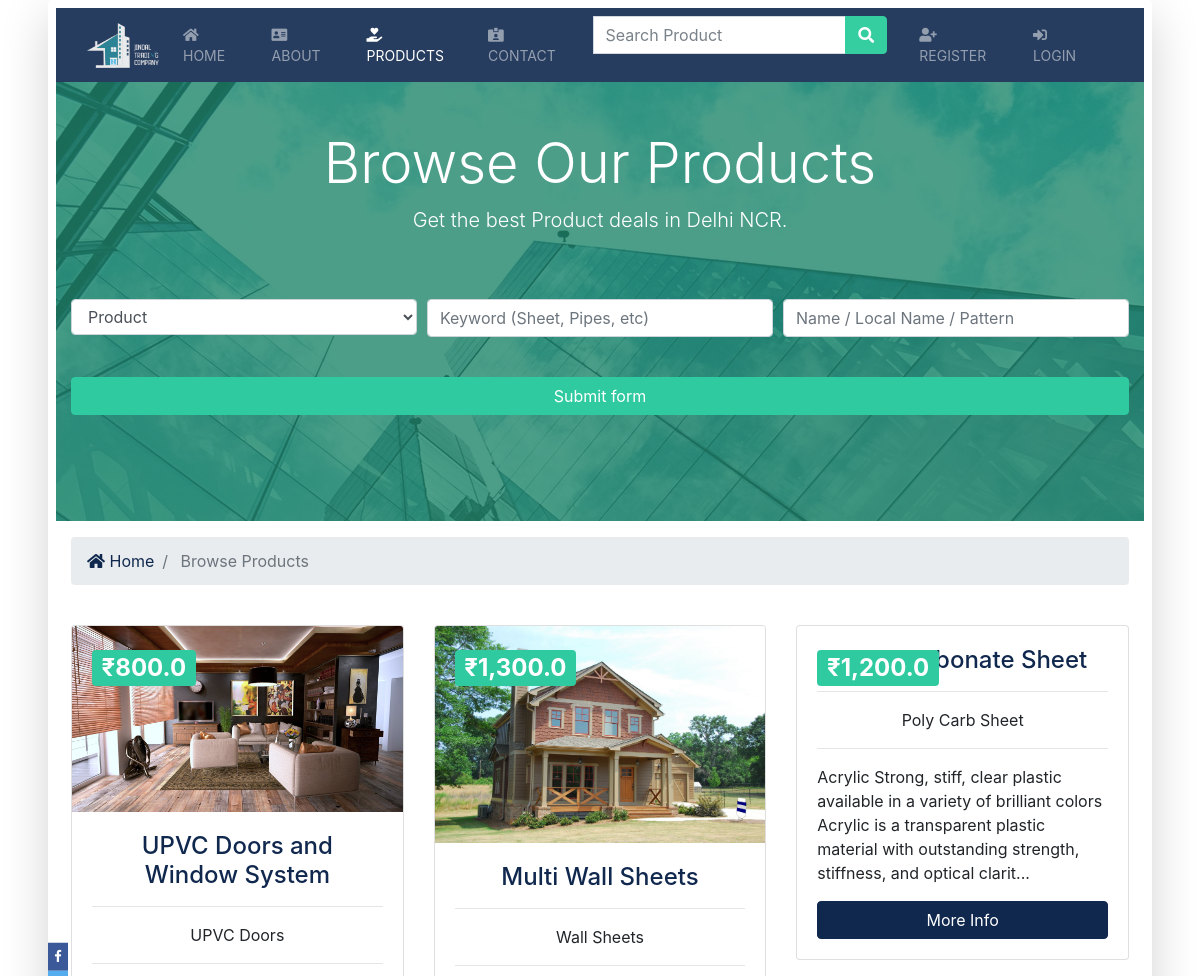
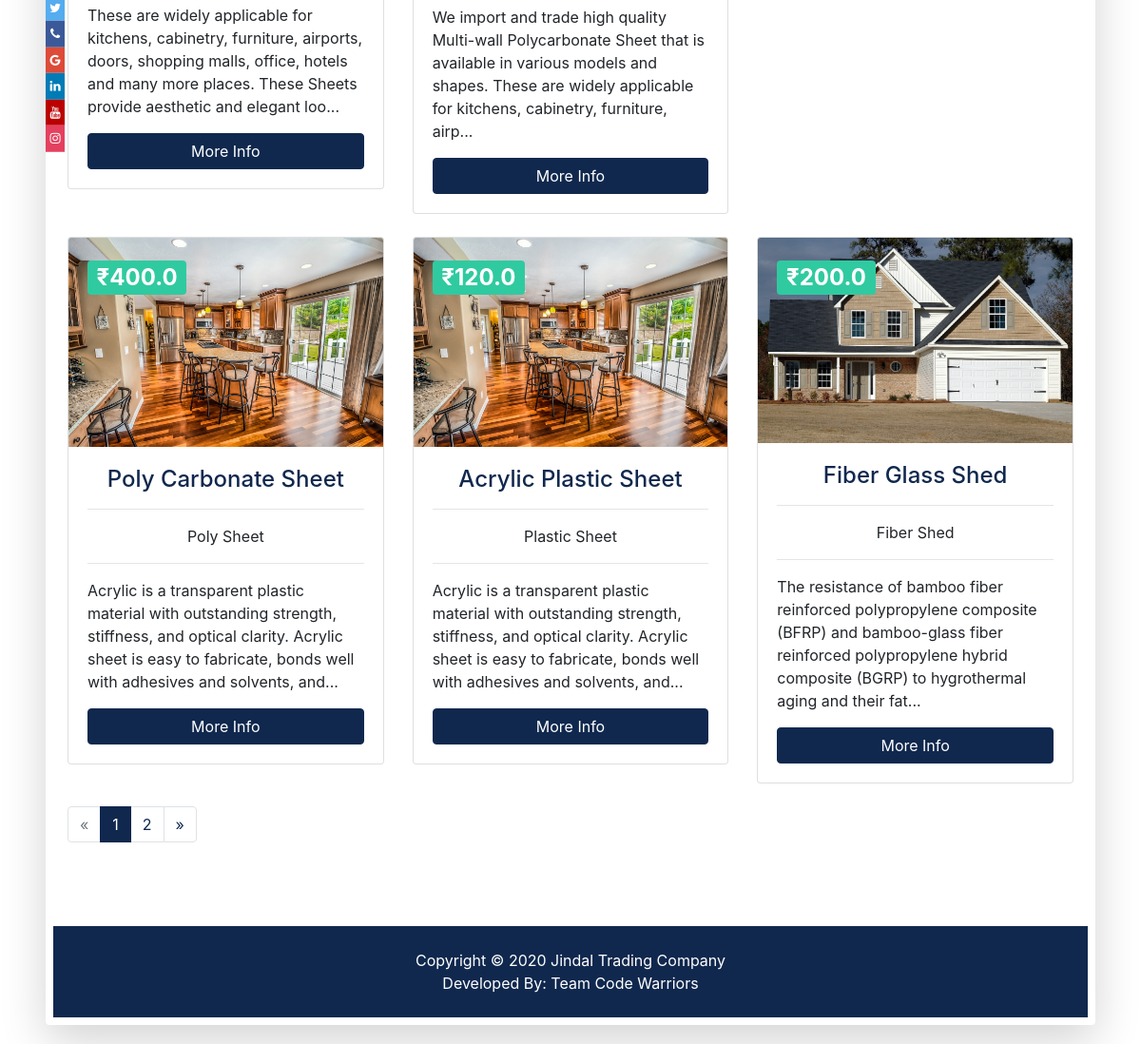
Screenshot of /products/ with the database file from the repository (2 pictures, top to bottom).
### products/models.py (models this page shows, shortened)
class Product(models.Model):
    name = models.CharField(max_length=200)
    local_name = models.CharField(blank=True, max_length=200)
    category = models.CharField(max_length=200)
    price = models.FloatField()
    size = models.CharField(max_length=150, blank=True)
    pattern = models.CharField(max_length=150, blank=True)
    thickness = models.CharField(max_length=150, blank=True)
    brand_name = models.CharField(max_length=250, blank=True)
    customisable = models.BooleanField(default=False)
    main_photo = models.ImageField(upload_to='photos/%Y/%m/%d/')
    detail_photo_1 = models.ImageField(upload_to='photos/%Y/%m/%d/', blank=True)
    detail_photo_2 = models.ImageField(upload_to='photos/%Y/%m/%d/', blank=True)
    detail_photo_3 = models.ImageField(upload_to='photos/%Y/%m/%d/', blank=True)
    description = models.TextField(max_length=1500, blank=True)
    amazon_link = models.CharField(blank=True, null=True, max_length=1000)
    flipkart_link = models.CharField(blank=True, null=True, max_length=1000)
    is_published = models.BooleanField(default=True)
    is_trending = models.BooleanField(default=False)
    list_date = models.DateTimeField(default=datetime.now, blank=True)

### products/views.py (the view)
# urls.py: path('', views.index, name='index'),
def index(request):
    products = Product.objects.all().order_by('-list_date').filter(is_published=True)
    paginator = Paginator(products, 6)
    page = request.GET.get('page')
    paged_products = paginator.get_page(page)
    context = {
        'category' : 'P',
        'products': paged_products,
    }
    return render(request, 'products/products.html', context)

### products/templatetags/cust_filters.py (called while the page is built)
def line_remove(value):
    a = value[0:180]
    b = a+"..."
    return b

### templates/products/products.html (shortened to what this page needs)
{% extends 'base.html' %}
{% load humanize %}
{% block content %}
{%load cust_filters%}
<section id="showcase-inner" class="pt-5 text-white">
    <div class="container">
      <div class="row text-center">
        <div class="col-md-12">
          <h1 class="display-4">Browse Our Products</h1>
          <p class="lead">Get the best Product deals in Delhi NCR.</p>
        </div>
      </div>
    </div>
    {% include 'partials/_search_form.html' %}
  </section>
  <section id="bc" class="mt-3">
    <div class="container">
      <nav aria-label="breadcrumb">
        <ol class="breadcrumb">
          <li class="breadcrumb-item">
            <a href="{% url 'index' %}">
              <i class="fas fa-home"></i> Home</a>
          </li>
          <li class="breadcrumb-item active"> Browse Products</li>
        </ol>
      </nav>
    </div>
  </section>
  <section id="listings" class="py-4">
    <div class="container">
      <div class="row">
        {% if products %}
          {% for product in products %}
            <div class="col-md-6 col-lg-4 mb-4">
              <div class="card listing-preview">
                <img class="card-img-top" src="{{ product.main_photo.url }}" alt="">
                <div class="card-img-overlay">
                  <h2>
                    <span class="badge badge-secondary text-white">₹{{ product.price|intcomma }}</span>
                  </h2>
                </div>
                <div class="card-body">
                  <div class="listing-heading text-center">
                    <h4 class="text-primary">{{ product.name }}</h4>
                  </div>
                  <hr>
                  <center><p>{{product.local_name}}</p></center>
                  <hr>
                  <p>{{product.description|lineremover}}</p>
                  <a href="{% url 'product' product.id %}" class="btn btn-primary btn-block">More Info</a>
                </div>
              </div>
            </div>
          {% endfor %}
        {% else %}
          <div class="col-md-12">
            <p class="lead">No Products Available.</p>
          </div>
        {% endif %}
      </div>
      <div class="row">
        <div class="col-md-12">
          {% if products.has_other_pages %}
            <ul class="pagination">
              {% if products.has_previous %}
                <li class="page-item">
                  <a href="?page={{ products.previous_page_number }}" class="page-link">
                    &laquo;
                  </a>
                </li>
              {% else %}
                <li class="page-item disabled">
                  <a class="page-link">
                    &laquo;
                  </a>
                </li>
              {% endif %}
              {% for i in products.paginator.page_range %}
                {% if products.number == i %}
                  <li class="page-item active">
                    <a class="page-link">
                      {{ i }}
                    </a>
                  </li>
                {% else %}
                  <li class="page-item">
                    <a href="?page={{ i }}" class="page-link">
                      {{ i }}
                    </a>
                  </li>
                {% endif %}
              {% endfor %}
              {% if products.has_next %}
                <li class="page-item">
                  <a href="?page={{ products.next_page_number }}" class="page-link">
                    &raquo;
                  </a>
                </li>
              {% else %}
                <li class="page-item disabled">
                  <a class="page-link">
                    &raquo;
                  </a>
                </li>
              {% endif %}
            </ul>
          {% endif %}
        </div>
      </div>
    </div>
  </section>
{% endblock %}

### templates/base.html (shortened to what this page needs)
{% load static %}
<!DOCTYPE html>
<html lang="en">
<head>
    <link rel="stylesheet" href="{% static 'css/style.css' %}">
    <link rel="stylesheet" href="{% static 'css/all.css' %}">
    <link rel="stylesheet" href="https://cdnjs.cloudflare.com/ajax/libs/font-awesome/4.7.0/css/font-awesome.min.css">
    <link rel="stylesheet" href="{% static 'css/bootstrap.css' %}">
    <link rel="stylesheet" href="{% static 'css/lightbox.min.css' %}">
</head>
<body class="pl-sm-1 pl-md-3 pl-lg-5 pr-sm-1 pr-md-3 pr-lg-5" oncontextmenu="return false;">
    {% include 'partials/_topbar.html' %}
    <div class="shadow-lg p-2 mb-4 bg-white rounded">
    {% include 'partials/_navbar.html' %}
    {% block content %}{% endblock %}
    {% include 'partials/_footer.html' %}
  </div>
</body>
</html>

### templates/partials/_topbar.html
{% load static %}
<div class="icon-bar">
  <a href="#" class="facebook"><i class="fa fa-facebook"></i></a>
  <a href="#" class="twitter"><i class="fa fa-twitter"></i></a>
  <a href="tel:+91-9136576129" class="phone"><i class="fa fa-phone"></i></a>
  <a href="mailto:jindaltradingcompany65@gmail.com" class="google"><i class="fa fa-google"></i></a>
  <a href="#" class="linkedin"><i class="fa fa-linkedin"></i></a>
  <a href="#" class="youtube"><i class="fa fa-youtube"></i></a>
  <a href="#" class="instagram"><i class="fa fa-instagram"></i></a>
</div>

### templates/partials/_navbar.html (shortened to what this page needs)
{% load static %}
<nav class="navbar navbar-expand-lg navbar-dark bg-primary sticky-top">
        <div class="container">
          <a class="navbar-brand" href="{% url 'index' %}">
            <img class="logo-img logo" src="{% static 'img/logo2.png' %}" alt="" />
          </a>
          <div class="collapse navbar-collapse" id="navbarNavAltMarkup">
            <ul class="navbar-nav">
              <li
              {% if '/' == request.path %}
                class="nav-item active mr-3"
              {% else %}
                class="nav-item mr-3"
              {% endif %}
              >
                <a class="nav-link" href="{% url 'index' %}"><i class="fas fa-home"></i> Home</a>
              </li>
              <li
              {% if 'about' in request.path %}
                class="nav-item active mr-3"
              {% else %}
                class="nav-item mr-3"
              {% endif %}
              >
                <a class="nav-link" href="{% url 'about' %}"><i class="fas fa-address-card"></i> About</a>
              </li>
              <li
              {% if 'products' in request.path %}
                class="nav-item active mr-3"
              {% else %}
                class="nav-item mr-3"
              {% endif %}
              >
                <a class="nav-link" href="{% url 'products' %}"><i class="fas fa-hand-holding-heart"></i> Products</a>
              </li>
              <li class="nav-item mr-3">
                <a class="nav-link" href="{% url 'index' %}#contact"><i class="fas fa-id-card-alt"></i> Contact</a>
              </li>
            </ul>
            <ul class="navbar-nav ml-auto">
              <li class="nav-item mr-4">
                <form class="form-inline" action="{% url 'search' %}">
                  <div class="input-group">
                    <input type="text" name="keywords" class="form-control" placeholder="Search Product" aria-label="Recipient's username" aria-describedby="button-addon2"/>
                    <div class="input-group-append">
                      <button class="btn btn-success" type="submit" id="button-addon2">
                        <i class="fas fa-search"></i>
                      </button>
                    </div>
                  </div>
                </form>
              </li>
              {% if user.is_authenticated %}
              <li
              {% if 'dashboard' in request.path %}
                class="nav-item active mr-3"
              {% else %}
                class="nav-item mr-3"
              {% endif %}
              >
                <a class="nav-link" href="{% url 'dashboard' %}">
                  <i class="fas fa-user-plus"></i> Dashboard</a>
              </li>
              <li class="nav-item mr-3">
                <a class="nav-link" href="{% url 'logout' %}">
                  <i class="fas fa-sign-out-alt"></i>
                  Logout</a>
              </li>
              {% else %}
              <li
              {% if 'register' in request.path %}
                class="nav-item active mr-3"
              {% else %}
                class="nav-item mr-3"
              {% endif %}
              >
                <a class="nav-link" href="{% url 'register' %}">
                  <i class="fas fa-user-plus"></i> Register</a>
              </li>
              <li
              {% if 'login' in request.path %}
                class="nav-item active mr-3"
              {% else %}
                class="nav-item mr-3"
              {% endif %}
              >
                <a class="nav-link" href="{% url 'login' %}">
                  <i class="fas fa-sign-in-alt"></i>
                  Login</a>
              </li>
              {% endif %}
            </ul>
          </div>
        </div>
      </nav>

### templates/partials/_search_form.html (shortened to what this page needs)
<section id="showcase-inner" class="showcase-search text-white py-5">
   <div class="container">
     <div class="row text-center">
       <div class="col-md-12">
         <form action="{% url 'search' %}">
           <div class="form-row">
                <div class="col-md-4 mb-3">
                  <select id="category" name="category" class="form-control" size="1">
                      <option value="P"
                      selected="true"
                      >Product</option>
                  </select>
                </div>
             <div class="col-md-4 mb-3">
               <input type="text" name="keywords" class="form-control" placeholder="Keyword (Sheet, Pipes, etc)"  value="{{ values.keywords }}"/>
             </div>
             <div class="col-md-4 mb-3">
               <input type="text" name="property" class="form-control" placeholder="Name / Local Name / Pattern"  value="{{ values.property }}"/>
             </div>
              </div>
              <button class="btn btn-secondary btn-block mt-4" type="submit">
                Submit form
              </button>
            </form>
          </div>
        </div>
      </div>
    </section>

### templates/partials/_footer.html
<footer id="main-footer" class="mt-5 py-4 bg-primary text-white text-center">
        Copyright &copy;
        <span class="year"></span> Jindal Trading Company<br/>
        Developed By: Team Code Warriors
      </footer>

### jtc/static/css/style.css (style rules this page uses)
.btn-secondary { color: #fff !important; }
img { width: 100%; }
.navbar { opacity: 0.9; text-transform: uppercase; }
.nav-link { font-size: 14px; }
.icon-bar { position: fixed; top: 50%; -webkit-transform: translateY(-50%); -ms-transform: translateY(-50%); transform: translateY(-50%); z-index: 2; }
.icon-bar a { display: block; text-align: center; padding: 4px; transition: all 0.3s ease; color: white; font-size: 13px; }
.facebook { background: #3b5998; color: white; }
.phone { background: #3b5998; color: white; }
.twitter { background: #55acee; color: white; }
.google { background: #dd4b39; color: white; }
.linkedin { background: #007bb5; color: white; }
.youtube { background: #bb0000; color: white; }
.instagram { background: #e4405f; color: white; }
#showcase-inner { background: url("../img/building.jpg") no-repeat top center fixed; position: relative; overflow: hidden; min-height: 200px; }
#showcase-inner::before { content: ""; position: absolute; top: 0; left: 0; min-height: 100%; width: 100%; background: rgba(32, 134, 107, 0.8); }
#showcase-inner.showcase-search { min-height: 270px; }
.listing-preview a { position: relative; }
.container h2 { color: #10284e; }
.logo-img { height: 45px; width: 72px; }

### jtc/static/css/all.css (style rules this page uses)
.fa, .fas, .far, .fal, .fab { -moz-osx-font-smoothing: grayscale; -webkit-font-smoothing: antialiased; display: inline-block; font-style: normal; font-variant: normal; text-rendering: auto; line-height: 1; }
.fa-address-card:before { content: "\f2bb"; }
.fa-facebook:before { content: "\f09a"; }
.fa-google:before { content: "\f1a0"; }
.fa-hand-holding-heart:before { content: "\f4be"; }
.fa-home:before { content: "\f015"; }
.fa-id-card-alt:before { content: "\f47f"; }
.fa-instagram:before { content: "\f16d"; }
.fa-linkedin:before { content: "\f08c"; }
.fa-phone:before { content: "\f095"; }
.fa-search:before { content: "\f002"; }
.fa-sign-in-alt:before { content: "\f2f6"; }
.fa-twitter:before { content: "\f099"; }
.fa-user-plus:before { content: "\f234"; }
.fa-youtube:before { content: "\f167"; }
.fa, .fas { font-family: 'Font Awesome 5 Free'; font-weight: 900; }

### rows the page displays
Product: main_photo (picture), price "800.0", name "UPVC Doors and Window System", local_name "UPVC Doors", description|lineremover "These are widely applicable for kitchens, cabinetry, furniture, airports, doors, shopping malls, office, hotels and many more places. These Sheets provide aesthetic and elegant loo..."
Product: main_photo (picture), price "1,300.0", name "Multi Wall Sheets", local_name "Wall Sheets", description|lineremover "We import and trade high quality Multi-wall Polycarbonate Sheet that is available in various models and shapes. These are widely applicable for kitchens, cabinetry, furniture, airp..."
Product: price "1,200.0", name "Poly Carbonate Sheet", local_name "Poly Carb Sheet", description|lineremover "Acrylic Strong, stiff, clear plastic available in a variety of brilliant colors Acrylic is a transparent plastic material with outstanding strength, stiffness, and optical clarit..."
Product: main_photo (picture), price "400.0", name "Poly Carbonate Sheet", local_name "Poly Sheet", description|lineremover "Acrylic is a transparent plastic material with outstanding strength, stiffness, and optical clarity. Acrylic sheet is easy to fabricate, bonds well with adhesives and solvents, and..."
Product: main_photo (picture), price "120.0", name "Acrylic Plastic Sheet", local_name "Plastic Sheet", description|lineremover "Acrylic is a transparent plastic material with outstanding strength, stiffness, and optical clarity. Acrylic sheet is easy to fabricate, bonds well with adhesives and solvents, and..."
Product: main_photo (picture), price "200.0", name "Fiber Glass Shed", local_name "Fiber Shed", description|lineremover "The resistance of bamboo fiber reinforced polypropylene composite (BFRP) and bamboo-glass fiber reinforced polypropylene hybrid composite (BGRP) to hygrothermal aging and their fat..."

### other values shown
{{ i }} "1"
{{ i }} "2"
